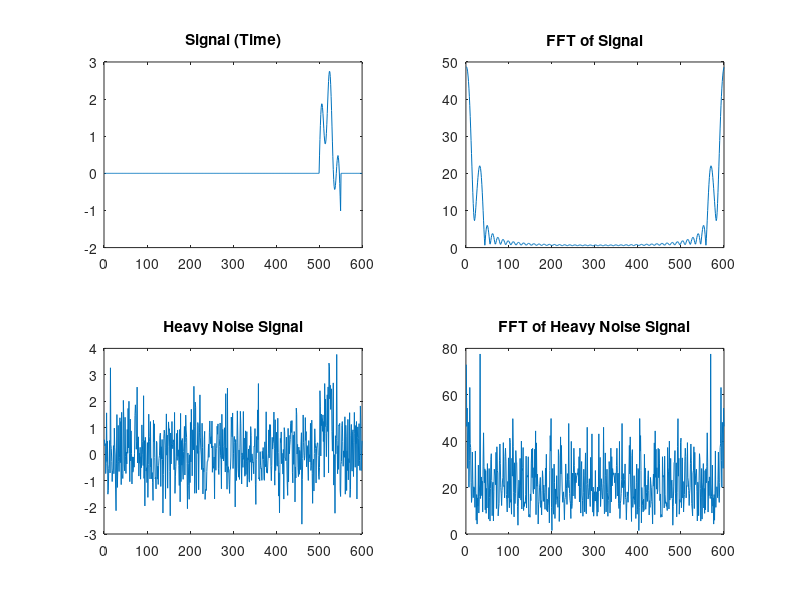

Write the MATLAB code that produced this figure.
function variable_encoder

%updated tanvir's code with user defined periods
%the first silent period is fixed to be 50 ms, but can be changed if needed
%we could also let the user define the amount of noise
%also removed harmonic noise

clear all
clc

%Asks for the sequence from the use the converts to string for use by
%forloop
prompt ='what is your sequence?';
sequence =input(prompt,'s');
num = sequence;
LengthN = length(num); % number of digits
%user defined digit periods
DigitPeriod = zeros(1,LengthN); 
for i = 1:LengthN
    fprintf('Input period of tone %d(in ms)',i)
    DigitPeriod(i)=input('');
end

%user defined silent periods
SilentPeriod = zeros(1,LengthN);
for i = 1:(LengthN)
    fprintf('Input period of silence %d (in ms):',i)
    SilentPeriod(i)=input('');
end

%frequencies
List = [100 200 300; 100 200 400; 100 200 500; 100 150 300; 100 150 400; 
         100 150 500; 75 200 300; 75 200 400; 75 200 500; 75 150 300];
 %Initial Values
            Sampling = 10000; % sampling for sound must be atleast 8000
 %Initate variables         
            interval = 50e-3;
            N0 = floor(interval*Sampling);
            Signal = zeros(N0,1);   % Fill Array with Zeros
% generate signal for number number
     for i = 1: LengthN
          duration = DigitPeriod(i)*1e-3; % duration specified in prompt
          interval = SilentPeriod(i)*1e-3; % interval specified in prompt
          Ns = floor(duration*Sampling);  % signal
          N0 = floor(interval*Sampling);  % silence period
          %Array of Intervals:
         k = 1:Ns;
         number = str2double(num(i)); % convert string to doubles
         %Looks at the valyes in the List above to see which freqs need to
         %be added for the tone.
         Freq1 = List(number+1,1); 
         Freq2 = List(number+1,2);
         Freq3 = List(number+1,3);
         ToneSignal =(1+ rand(1))*(sin(2.*pi.*Freq1.*k./Sampling)...
             + sin(2.*pi.*Freq2.*k./Sampling)...
             + sin(2.*pi.*Freq3.*k./Sampling));  % maximal amplitude is 2
         %Creates a matrix to store all signals computed above into a
         %matrix, ":" operant makes the rows of the maxtrix columbs. and
         %then adds a zeros matrix to fill the "intervals".
         Signal = [Signal; ToneSignal(:); zeros(N0,1)];
     end
%create White Noise to Signal:
Heavy_Noise = awgn(Signal,.0005);

% Plot all signals Generated:
        figure
        
        subplot(2,2,1) % first subplot
        plot(Signal)
        title('Signal (Time)')

        subplot(2,2,2) % second subplot
        plot(abs(fft(Signal)))
        title('FFT of Signal')
 
        subplot(2,2,3) % third subplot
        plot(Heavy_Noise);
        title('Heavy Noise Signal')

        subplot(2,2,4) % fourth subplot
        plot(abs(fft(Heavy_Noise)));
        title('FFT of Heavy Noise Signal')
        
% %Generate Sound for all signals 1) Normal, 2) Noisy 3) heavily Noisy
%   prompt='press any key to hear original tone'
%         pause;
%         sound(Signal, Sampling)
%   prompt='press any key to hear noisy tone'
%         pause;
%         sound(Light_Noise, Sampling)
%   prompt='press any key to hear heavily noisy tone'
%         pause;
%         sound(Heavy_Noise, Sampling)
%   prompt='end of encoder sequence'
